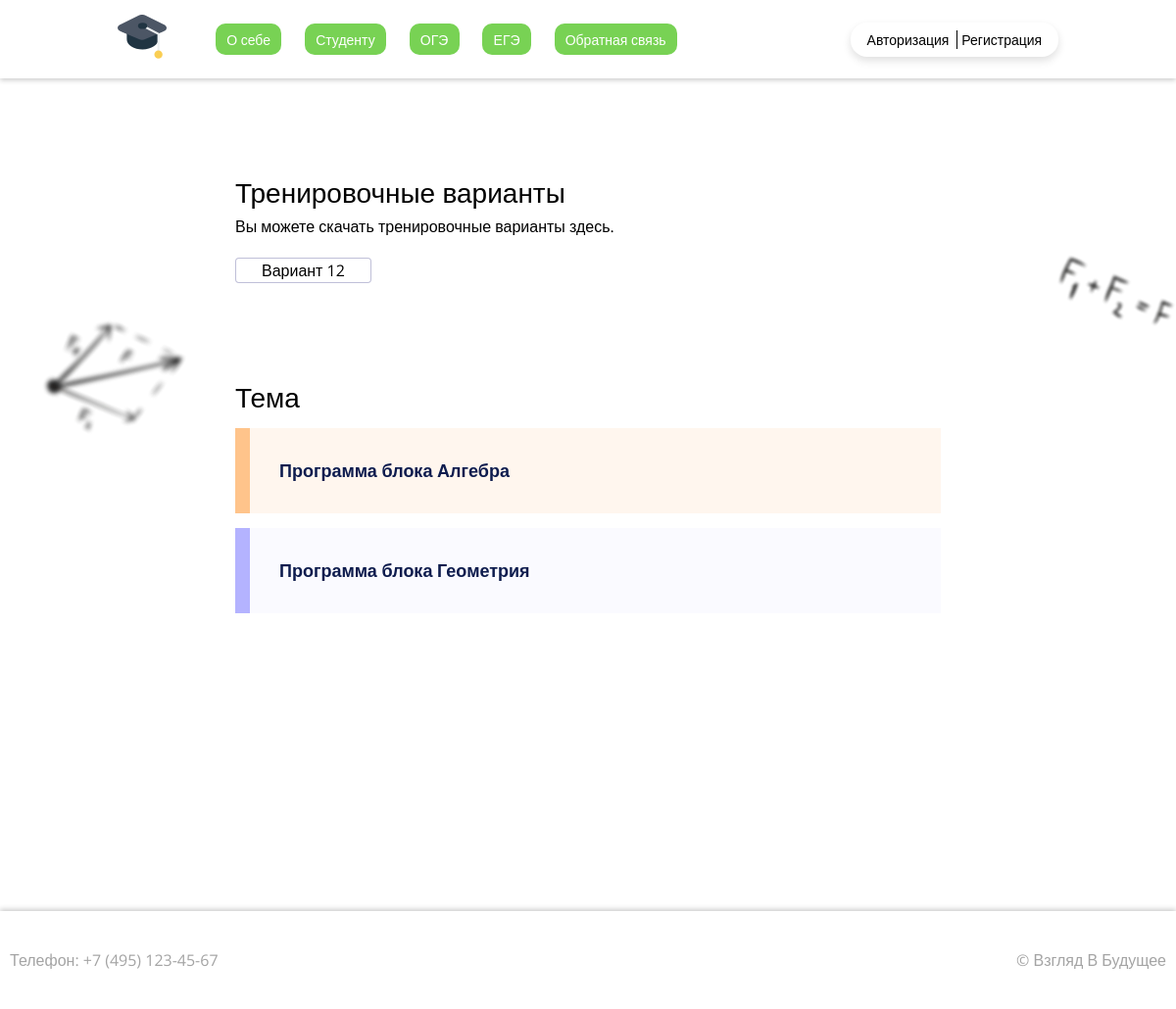
The page /oge/ on the database as committed earlier.
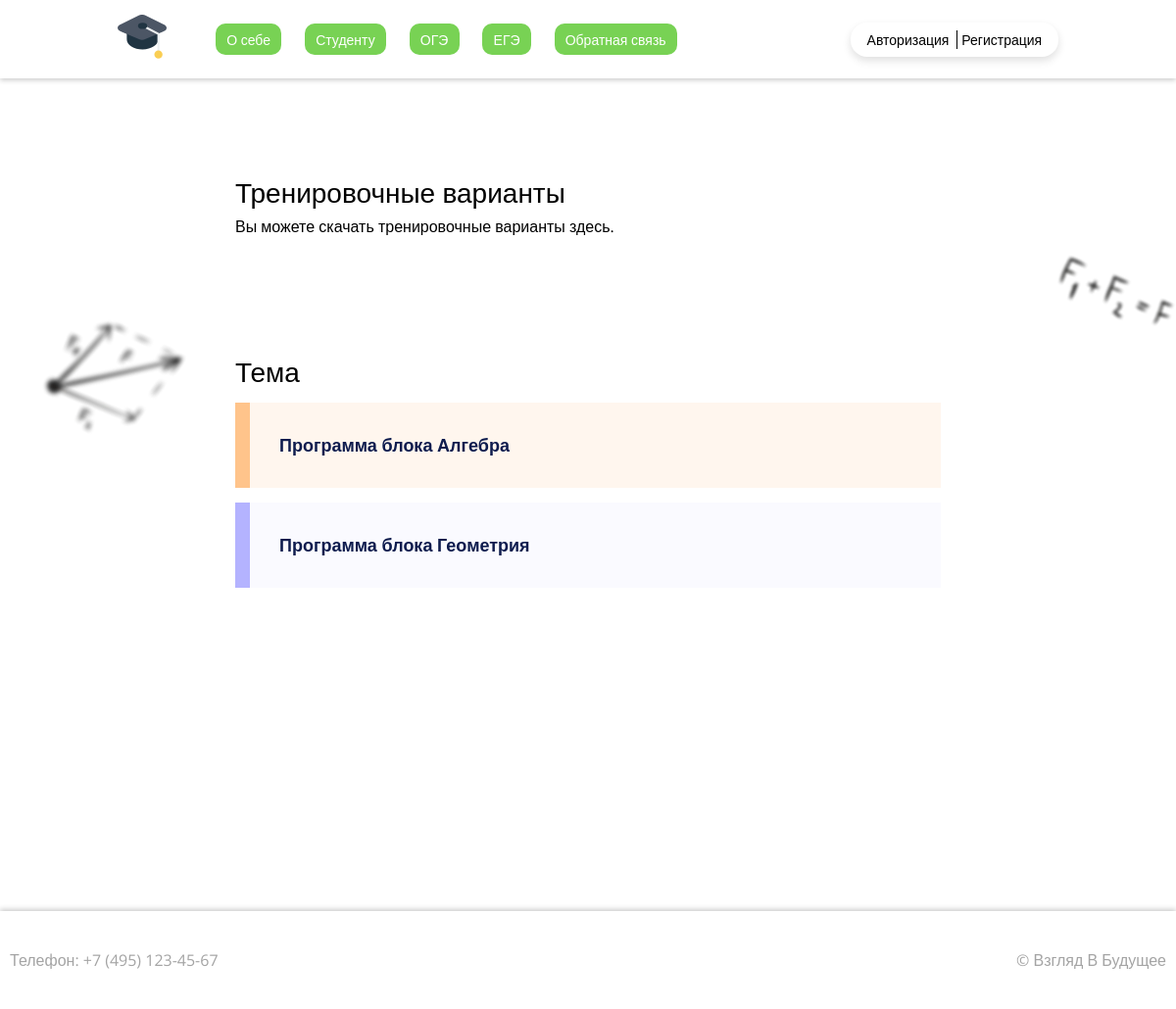
The same page on the database as committed later.
### oge/models.py (models this page shows, shortened)
class VariantOge(models.Model):
    title_oge = models.CharField(max_length=255, verbose_name='Номер варианта')
    file_oge = models.FileField(upload_to='ege/', verbose_name='Файл варианта')
    class Meta:
        verbose_name = 'Вариант ОГЭ'
        verbose_name_plural = 'Варианты ОГЭ'

### oge/views.py (the view)
# urls.py: path('', OgePageView.as_view(), name='oge'),
class OgePageView(ListView):
    model = VariantOge
    template_name = 'oge.html'
    context_object_name = 'VariantOge'
    def get_context_data(self, **kwargs):
        context = super(OgePageView, self).get_context_data(**kwargs)
        context['BlockAlgebraOge'] = BlockAlgebraOge.objects.all()
        context['BlockGeometriaOge'] = BlockGeometriaOge.objects.all()
        return context

### content/templates/oge.html (shortened to what this page needs)
{% extends 'base.html' %}
{% load static %}
{% block style %}<link rel="stylesheet" type="text/css" href="{% static 'css/oge_ege_style.css' %}">{% endblock style %}
{% block content %}
            <div class="formul-one">
                <img src="{% static 'img/decoration/10.png' %}">
            </div>
            <div class="formul-three">
                <img src="{% static 'img/decoration/40.png' %}">
            </div>
            <section class="oge-variants">
                <div class="ov-header">
                    <h3 class="title">Тренировочные варианты</h3>
                </div>
                <p class="text-ov">Вы можете скачать тренировочные варианты здесь.</p>
                <div class="ov-grid">
                    {% for variant in VariantOge %}
                        <a class="var" href="http://127.0.0.1:8000/media/{{ variant.file_oge }}"><span class="var-word">Вариант&nbsp</span>{{ variant.title_oge }}</a>
                    {% endfor %}
                </div>
            </section>
            <section class="oge-theme">
                <div class="ov-header">
                    <h3 class="title">Тема</h3>
                </div>
                <div class="ot">
<details class="warning">
                        <summary><b>Программа блока Алгебра</b></summary>
                      </details>
                      <details class="info">
                        <summary><b>Программа блока Геометрия</b></summary>
                      </details>
                </div>
            </section>
{% endblock content %}

### content/templates/base.html (shortened to what this page needs)
{% load static %}
<!DOCTYPE html>
<html lang="en">
    <head>
        <link href="https://cdn.jsdelivr.net/npm/bootstrap@5.2.0-beta1/dist/css/bootstrap.min.css" rel="stylesheet">
        <link rel="stylesheet" type="text/css" href="{% static 'css/none_style.css' %}">
        <link rel="stylesheet" type="text/css" href="{% static 'css/_headers_style.css' %}">
    <link rel="stylesheet" type="text/css" href="{% static 'css/_footer_style.css' %}">
        {% block style %}{% endblock style %}
    </head>
    <body>
        <header class="header">
            <div class="container header__container">
                <nav class="nav">
                    <div class="logo">
                        <img src="{% static 'img/icons/logo.svg' %}" alt="Логотип">
                    </div>
                    <a href="{% url 'main' %}" class="nav__link">О себе</a>
                    <a href="{% url 'students' %}" class="nav__link">Студенту</a>
                    <a href="{% url 'oge' %}" class="nav__link">ОГЭ</a>
                    <a href="{% url 'ege' %}" class="nav__link">ЕГЭ</a>
                    <a href="{% url 'contact' %}" class="nav__link">Обратная связь</a>
                </nav>
               {% if request.user.is_authenticated %}
                   <div class="auth">
                       <span href="{% url 'login' %}">Здравствуйте, {{ user.first_name }}</span>
                       <a href="{% url 'logout' %}">Выход</a>
                   </div>
               {% else %}
                    <div class="auth">
                       <a href="{% url 'login' %}">Авторизация</a>
                      <a href="{% url 'signup' %}">Регистрация</a>
                    </div>
               {% endif %}
            </div>
        </header>
        <main class="main">
            {% block content %}
            {% endblock content %}
        </main>
        <footer class="footer">
            <a href="tel: +74951234567">Телефон: +7 (495) 123-45-67</a>
            <p>© Взгляд В Будущее</p>
        </footer>
    </body>
</html>

### content/assets/css/none_style.css (style rules this page uses)
body { margin: 0; width: 100%; position: relative; overflow-x: hidden; font-family: 'Open Sans', sans-serif; color: #000; }
.container, h1, h2, h3, h4, h5, h6, p, li, a { padding: 0; margin: 0; text-decoration: none; color: #000; }
.container { display: -webkit-box; display: -ms-flexbox; display: flex; flex-direction: column-reverse; -webkit-box-pack: center; -ms-flex-pack: center; justify-content: center; -webkit-box-align: center; -ms-flex-align: center; align-items: center; -webkit-box-pack: justify; -ms-flex-pack: justify; justify-content: space-between; max-width: 100%; width: 80%; padding: 0; margin: 0; position: relative; z-index: 2; }
@media (min-width: 990px) { .container { display: -webkit-box; display: -ms-flexbox; display: flex; flex-direction: row; -webkit-box-pack: center; -ms-flex-pack: center; justify-content: center; -webkit-box-align: center; -ms-flex-align: center; align-items: center; -webkit-box-pack: justify; -ms-flex-pack: justify; justify-content: space-between; } }

### content/assets/css/_headers_style.css (style rules this page uses)
.header { width: 100%; height: 80px; display: -webkit-box; display: -ms-flexbox; display: flex; -webkit-box-pack: center; -ms-flex-pack: center; justify-content: center; -webkit-box-align: center; -ms-flex-align: center; align-items: center; background-color: #fff; -webkit-box-shadow: 0px 2px 5px 0px rgba(0, 0, 0, 0.2); box-shadow: 0px 2px 5px 0px rgba(0, 0, 0, 0.2); position: relative; z-index: 10; }
.logo { margin-right: 15px; display: none; }
@media (min-width: 420px) { .logo { display: block; } }
@media (min-width: 470px) { .logo { margin-right: 50px; } }
.logo img { height: 50px; width: 50px; }
.nav { display: -webkit-box; display: -ms-flexbox; display: flex; flex-direction: row; -webkit-box-align: center; -ms-flex-align: center; align-items: center; }
.nav__link { padding: .4em .8em; margin-right: 1.7em; border-radius: 10px; background-color: #78d254; font-weight: 500; font-size: 12px; color: #fff; -webkit-transition: all .3s .01s; transition: all .3s .01s; display: none; }
@media (min-width: 900px) { .nav__link { display: inline-block; } }
@media (min-width: 1110px) { .nav__link { font-size: 14px; } }
.nav__link:last-child { margin-right: 0; }
.auth { font-size: 14px; padding: .5em 1.2em; border-radius: 1.2em; -webkit-box-shadow: 0px 4px 8px 0px #00000020; box-shadow: 0px 4px 8px 0px #00000020; }
@media (min-width: 470px) { .auth { font-size: 16px; } }
@media (min-width: 900px) { .auth { font-size: 12px; } }
@media (min-width: 1110px) { .auth { font-size: 14px; } }
.auth a:first-child { padding-right: .3em; }
.auth a:last-child { border-left: 1px solid #000; padding-left: .3em; }
.header__container { flex-direction: row; justify-content: flex-start; width: 70%; }
@media (min-width: 430px) { .header__container { width: 80%; } }
@media (min-width: 900px) { .header__container { justify-content: space-between; } }

### content/assets/css/_footer_style.css (style rules this page uses)
.footer { z-index: 10; position: relative; background-color: #fff; -webkit-box-shadow: 0px -2px 5px 0px rgba(0, 0, 0, 0.2); box-shadow: 0px -2px 5px 0px rgba(0, 0, 0, 0.2); height: 100px; padding: 0 10px; display: flex; flex-direction: column; justify-content: space-around; align-items: center; }
@media (min-width: 450px) { .footer { flex-direction: row; justify-content: space-between; } }
.footer * { color: #a4a4a4; }

Rows that differ between the two databases and show on the page:
removed VariantOge: title_oge "12"
